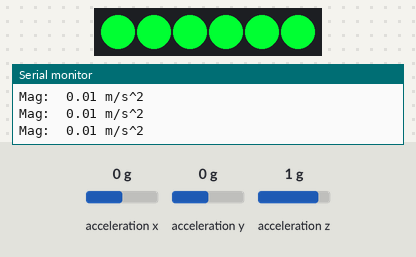
Bench run of a sketch on a simulated Arduino Uno, built with avr-gcc and run on an emulated ATmega328P. Parts: 6 RGB LEDs in strip order, left to right, the last lines printed to the serial monitor. The inputs (shaded band) are chosen by the test bench; at power-on: acceleration x 0 g, acceleration z 1 g, acceleration y 0 g.

Above: at 1.2 s.
1.3 s: acceleration x set to -1.4 g
At 1.9 s:
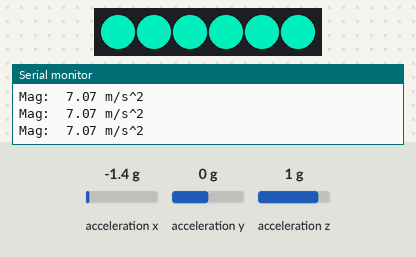
2.8 s: acceleration z set to -0.8 g
At 4.0 s:
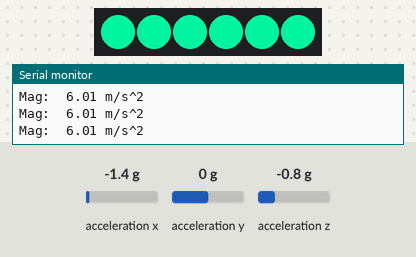
4.3 s: acceleration y set to -1.4 g
At 5.6 s:
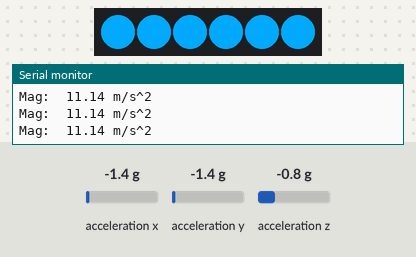
5.9 s: acceleration x set to 0 g
At 7.0 s:
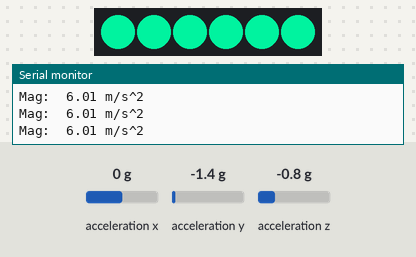
7.4 s: acceleration x set to 1.4 g
At 8.1 s:
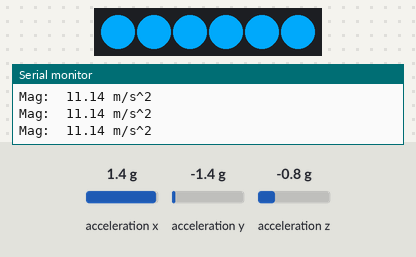
Timing chart, 0 to 9.9 s (numbered marks = the images above; inputs shaded):
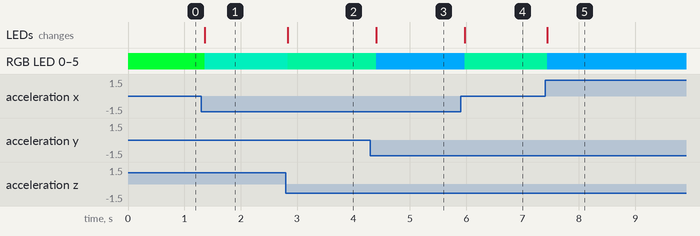

The sketch:

kromma.ino
```cpp
// (licence header left out)
#include <Adafruit_NeoPixel.h>
#include <Wire.h>
#include <SPI.h>
#include <Adafruit_Sensor.h>
#include <Adafruit_LIS3DH.h>

#ifdef __AVR__
  #include <avr/power.h>
#endif

#define PIN 7
#define NUMPIXELS 6

Adafruit_NeoPixel pixels = Adafruit_NeoPixel(NUMPIXELS, PIN, NEO_GRB + NEO_KHZ800);

Adafruit_LIS3DH lis = Adafruit_LIS3DH();

void setup() {
  Serial.begin(9600);

  lis.setRange(LIS3DH_RANGE_4_G);   // 2, 4, 8 or 16 G!

  lis.begin(0x18);
  pixels.begin();
}

void loop() {
  lis.read();
  sensors_event_t event;
  lis.getEvent(&event);

  //finds magnitude of acceleration
  double accMag = sqrt(event.acceleration.x*event.acceleration.x +
            event.acceleration.y*event.acceleration.y +
            event.acceleration.z*event.acceleration.z);
  double accMagNoG = abs(accMag-9.8);

  for(int i=0;i<NUMPIXELS;i++){

    //preset colors for different accelerations
    /*if(accMag>12 || accMag<6.5)
       pixels.setPixelColor(i, pixels.Color(0,0,255));
    else if(accMag>10 || accMag<9.1)
      pixels.setPixelColor(i, pixels.Color(255,0,255));
    else
      pixels.setPixelColor(i,pixels.Color(255,0,50));*/

    //gradient
    if(accMagNoG > 1.5){
      //pixels.setPixelColor(i,pixels.Color(255-accMagNoG*10,0,20+accMagNoG*20)); //pk --> pur
      //pixels.setPixelColor(i,pixels.Color(20+accMagNoG*20,0,20+255-accMagNoG*10)); //b --> pk
      //pixels.setPixelColor(i,pixels.Color(0,20+accMagNoG*20,20+255-accMagNoG*10)); //b --> g
      pixels.setPixelColor(i,pixels.Color(0,20+255-accMagNoG*10,20+accMagNoG*20));//g-->b
      //pixels.setPixelColor(i,pixels.Color(20+255-accMagNoG*10,20+accMagNoG*20,0)); //o --> g
      //pixels.setPixelColor(i,pixels.Color(accMagNoG*20,255-accMagNoG*20,accMagNoG*20)); //g --> pur
      }
    else{
      //pixels.setPixelColor(i,pixels.Color(255,0,50));//pk --> pur
      //pixels.setPixelColor(i,pixels.Color(50,0,255));//b-->pk
      //pixels.setPixelColor(i,pixels.Color(0,50,255));//b-->g
      pixels.setPixelColor(i,pixels.Color(0,255,50));//g-->b
      //pixels.setPixelColor(i,pixels.Color(255,50,0)); //o --> g
      //pixels.setPixelColor(i,pixels.Color(0,255,0)); //g --> pur
    }

    pixels.show(); // This sends the updated pixel color to the hardware.
  }

  Serial.print("Mag:  ");Serial.print(accMagNoG);
  Serial.println(" m/s^2 ");

  Serial.println();

  delay(100);
}
```

Measured:
- after the input at 1.3 s, RGB LED 0–5: RGB(0, 255, 50) → RGB(0, 204, 161) after 0.06 s; the LEDs: change after 0.06 s (image 1)
- after the input at 2.8 s, RGB LED 0–5: RGB(0, 204, 161) → RGB(0, 214, 140) at once; the LEDs: change at once (image 2)
- after the input at 4.3 s, RGB LED 0–5: RGB(0, 214, 140) → RGB(0, 163, 242) after 0.10 s; the LEDs: change after 0.10 s (image 3)
- after the input at 5.9 s, RGB LED 0–5: RGB(0, 163, 242) → RGB(0, 214, 140) after 0.07 s; the LEDs: change after 0.07 s (image 4)
- after the input at 7.4 s, RGB LED 0–5: RGB(0, 214, 140) → RGB(0, 163, 242) at once; the LEDs: change at once (image 5)
